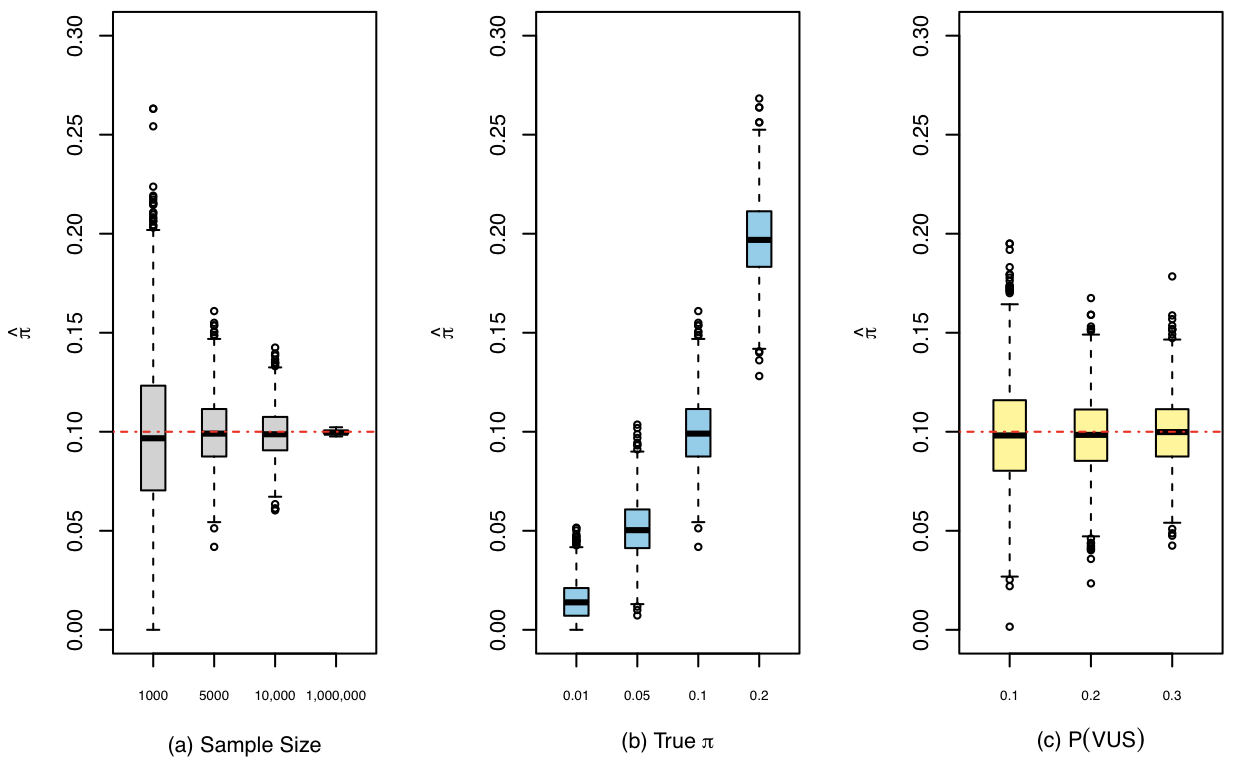

Reproduce this figure in R.

## Script to generate Figure 2.


par(mfrow = c(1,3))

## vary sample size 
setwd("/Users/nicholeyang/Desktop/research2/github code/Data/Vary_SampleSize")

res1 = read.csv("result_1.csv", header = FALSE)
res2 = read.csv("result_2.csv",header = FALSE)
res3 = read.csv("result_3.csv",header = FALSE)
res4 = read.csv("result_1million.csv",header = FALSE)


boxplot(res1$V1, res2$V1, res3$V1, res4$V1, boxwex=0.4, cex.axis =1, col = "lightgrey", xlab = "(a) Sample Size", ylab =expression(hat(pi)), ylim=c(0,0.3))
mtext("1000",1,line=1,at=1, cex=0.4)
mtext("5000",1,line=1,at=2, cex=0.4)
mtext("10,000",1,line=1,at=3, cex=0.4)
mtext("1,000,000",1,line=1,at=4, cex=0.4)
abline(h=0.1, col="red", lty= 4)



## vary pi
setwd("/Users/nicholeyang/Desktop/research2/github code/Data/Vary_Pi")
res1 = read.csv("result_1.csv", header = FALSE)
res2 = read.csv("result_2.csv",header = FALSE)
res3 = read.csv("result_3.csv",header = FALSE)
res4 = read.csv("result_4.csv",header = FALSE)

boxplot(res1$V1, res2$V1, res3$V1,res4$V1,  boxwex=0.4, cex.axis =1, col = "skyblue", xlab = expression(paste("(b) True ", pi)),ylab =expression(hat(pi)), ylim=c(0,0.3))
mtext("0.01",1,line=1,at=1, cex=0.4)
mtext("0.05",1,line=1,at=2, cex=0.4)
mtext("0.1",1,line=1,at=3, cex=0.4)
mtext("0.2",1,line=1,at=4, cex=0.4)


## vary P_vus
setwd("/Users/nicholeyang/Desktop/research2/github code/Data/Vary_Pvus")
res1 = read.csv("result_1.csv", header = FALSE)
res2 = read.csv("result_2.csv",header = FALSE)
res3 = read.csv("result_3.csv",header = FALSE)

boxplot(res1$V1, res2$V1, res3$V1, boxwex=0.4, cex.axis =1, col = "khaki1", xlab = expression(paste("(c) ", P(VUS))),ylab =expression(hat(pi)), ylim=c(0,0.3))       
mtext("0.1",1,line=1,at=1, cex=0.4)
mtext("0.2",1,line=1,at=2, cex=0.4)
mtext("0.3",1,line=1,at=3, cex=0.4)
abline(h=0.1, col="red", lty= 4)
